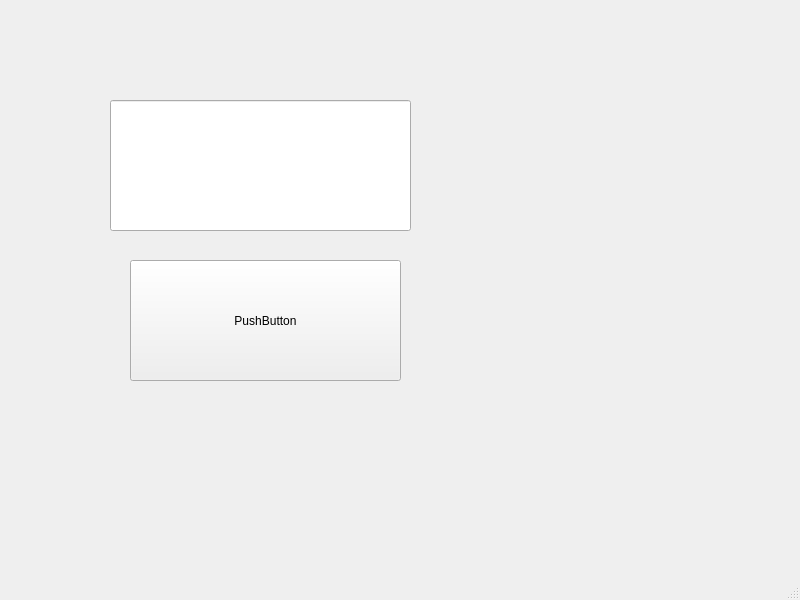
<?xml version="1.0" encoding="UTF-8"?>
<ui version="4.0">
 <class>MainWindow</class>
 <widget class="QMainWindow" name="MainWindow">
  <property name="geometry">
   <rect>
    <x>0</x>
    <y>0</y>
    <width>800</width>
    <height>600</height>
   </rect>
  </property>
  <property name="windowTitle">
   <string>MainWindow</string>
  </property>
  <widget class="QWidget" name="centralwidget">
   <widget class="QPushButton" name="pushButton">
    <property name="geometry">
     <rect>
      <x>130</x>
      <y>260</y>
      <width>271</width>
      <height>121</height>
     </rect>
    </property>
    <property name="text">
     <string>PushButton</string>
    </property>
   </widget>
   <widget class="QLineEdit" name="lineEdit">
    <property name="geometry">
     <rect>
      <x>110</x>
      <y>100</y>
      <width>301</width>
      <height>131</height>
     </rect>
    </property>
   </widget>
  </widget>
  <widget class="QMenuBar" name="menubar">
   <property name="geometry">
    <rect>
     <x>0</x>
     <y>0</y>
     <width>800</width>
     <height>22</height>
    </rect>
   </property>
  </widget>
  <widget class="QStatusBar" name="statusbar"/>
 </widget>
 <resources/>
 <connections/>
</ui>
